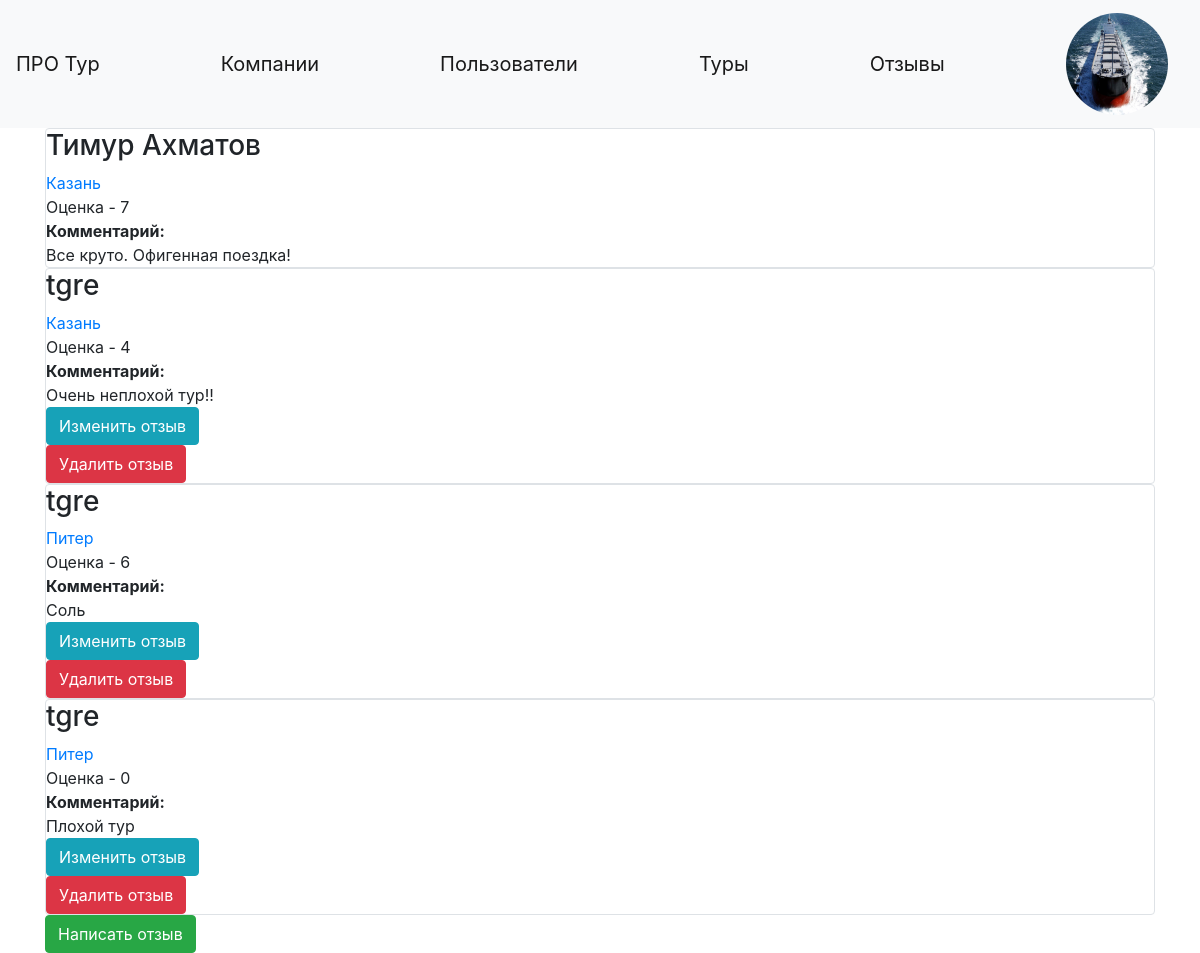
Before: /reviews (signed in) with the older database file.
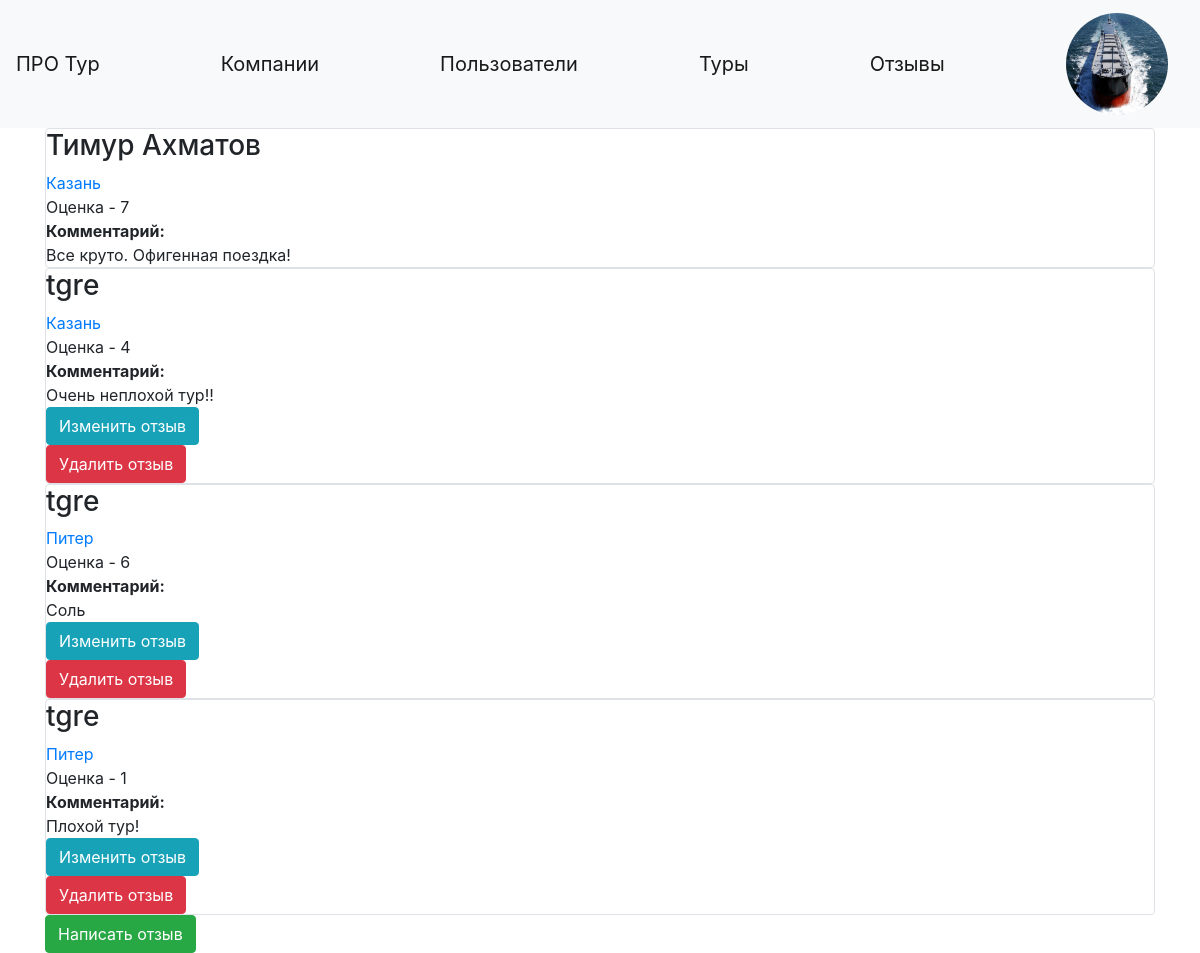
After: the same page with the newer database file.
### data/reviews.py (models this page shows)
class Review(SqlAlchemyBase):
    __tablename__ = 'reviews'
    id = sqlalchemy.Column(sqlalchemy.Integer, primary_key=True, autoincrement=True)
    user_id = sqlalchemy.Column(sqlalchemy.Integer, sqlalchemy.ForeignKey("users.id"))
    user = orm.relationship('User')
    tour_id = sqlalchemy.Column(sqlalchemy.Integer, sqlalchemy.ForeignKey("tours.id"))
    tour = orm.relationship('Tour')
    grade = sqlalchemy.Column(sqlalchemy.Integer, nullable=True)
    comment = sqlalchemy.Column(sqlalchemy.String, nullable=True)

### data/users.py (models this page shows, shortened)
class User(SqlAlchemyBase, UserMixin, SerializerMixin):
    __tablename__ = 'users'
    id = sqlalchemy.Column(sqlalchemy.Integer, primary_key=True, autoincrement=True)
    name = sqlalchemy.Column(sqlalchemy.String, nullable=True)
    birthday = sqlalchemy.Column(sqlalchemy.DateTime, nullable=True)
    sex = sqlalchemy.Column(sqlalchemy.String, nullable=True)
    email = sqlalchemy.Column(sqlalchemy.String, index=True, unique=True, nullable=True)
    hashed_password = sqlalchemy.Column(sqlalchemy.String, nullable=True)
    created_date = sqlalchemy.Column(sqlalchemy.DateTime, default=datetime.datetime.now)
    access_company = sqlalchemy.Column(sqlalchemy.String, nullable=True, default='')

### data/tours.py (models this page shows)
class Tour(SqlAlchemyBase):
    __tablename__ = 'tours'
    id = sqlalchemy.Column(sqlalchemy.Integer, primary_key=True, autoincrement=True)
    title = sqlalchemy.Column(sqlalchemy.String, nullable=True)
    first_day = sqlalchemy.Column(sqlalchemy.DateTime, nullable=True)
    last_day = sqlalchemy.Column(sqlalchemy.DateTime, nullable=True)
    people = sqlalchemy.Column(sqlalchemy.String, nullable=True)
    company_id = sqlalchemy.Column(sqlalchemy.Integer, sqlalchemy.ForeignKey("companies.id"))
    company = orm.relationship('Company')
    created_date = sqlalchemy.Column(sqlalchemy.DateTime, default=datetime.datetime.now)
    place = sqlalchemy.Column(sqlalchemy.String, nullable=True)

### main.py (the view)
@app.route('/reviews')
def all_reviews():
    db_sess = db_session.create_session()
    reviews = db_sess.query(Review).all()
    return render_template('show_reviews.html', title='Все отзывы', reviews=reviews, img=url_for("static", filename=image))

### data/db_session.py (called while the page is built)
def create_session() -> Session:
    global __factory
    return __factory()

### main.py (called while the page is built)
@login_manager.user_loader
def load_user(user_id):
    db_sess = db_session.create_session()
    return db_sess.query(User).get(user_id)

### templates/show_reviews.html
{% extends "base.html" %}
{% block content %}
{% for item in reviews%}
<div class="col-md6 border rounded">
    <h3>{{item.user.name}}</h3>
    <div>
        <a href="/tours/{{ item.tour.id }}">{{item.tour.title}}</a>
    </div>
    <div>
        Оценка - {{item.grade}}
    </div>
    <b>Комментарий:</b>
    <div>
        {{ item.comment }}
    </div>
    {% if current_user.is_authenticated and current_user.id == item.user.id%}
    <div>
        <a href="/edit_review/{{ item.id }}" class="btn btn-info">
            Изменить отзыв
        </a>
    </div>
    <div>
        <a href="/delete_review/{{ item.id }}" class="btn btn-danger">
            Удалить отзыв
        </a>
    </div>
    {% endif %}
</div>
{% endfor %}
<div>
    <a href="/add_review/" class="btn btn-success">
        Написать отзыв
    </a>
</div>
{% endblock %}

### templates/base.html (shortened to what this page needs)
<!doctype html>
<html lang="en">
<head>
    <link rel="stylesheet"
          href="https://stackpath.bootstrapcdn.com/bootstrap/4.4.1/css/bootstrap.min.css"
>
</head>
<body>
<header>
    <nav class="navbar navbar-light bg-light">
        <a class="navbar-brand" href="/">ПРО Тур</a>
        <a class="navbar-brand" href="/companies">Компании</a>
        <a class="navbar-brand" href="/users">Пользователи</a>
        <a class="navbar-brand" href="/tours">Туры</a>
        <a class="navbar-brand" href="/reviews">Отзывы</a>
        <b>{% if current_user.is_authenticated %}
            <a class="navbar-brand" href="/account"><img src="{{ img }}" width="102.4" height="102.4" style="border-radius: 102.4px"></a>
        {% else %}
            <p>
                <a class="btn btn-primary " href="/register">Зарегистрироваться</a>
                <a class="btn btn-success" href="/login">Войти</a>
            </p>
        {% endif %}</b>
    </nav>
</header>
<main role="main" class="container">
    {% block content %}{% endblock %}
</main>
</body>
</html>

Changed rows visible on the page:
changed Review: grade "0" → "1"; comment "Плохой тур" → "Плохой тур!"
